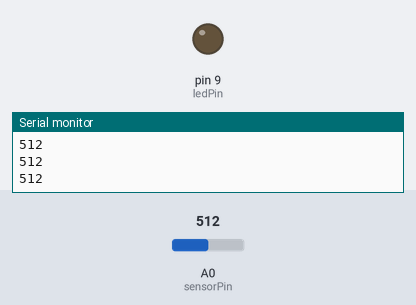
This sketch was run on a simulated Arduino Uno, built with avr-gcc and run on an emulated ATmega328P. On the bench: output pins drawn as LEDs (lit = HIGH), the last lines printed to the serial monitor. The test bench sets the inputs (shaded band); at power-on: A0 (sensorPin) = 512.

Above: at 1.2 s.
1.3 s: A0 (sensorPin) set to 588
2.8 s: A0 (sensorPin) set to 613
At 4.0 s:
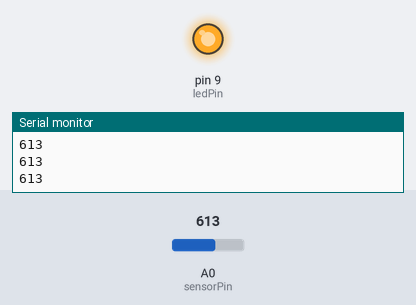
4.3 s: A0 (sensorPin) set to 590
At 5.3 s:
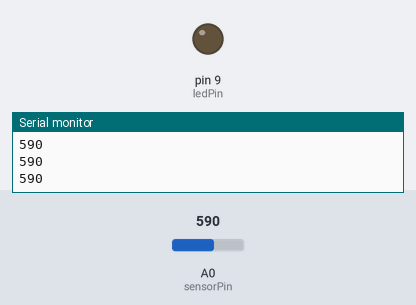
5.8 s: A0 (sensorPin) set to 610
At 6.6 s:
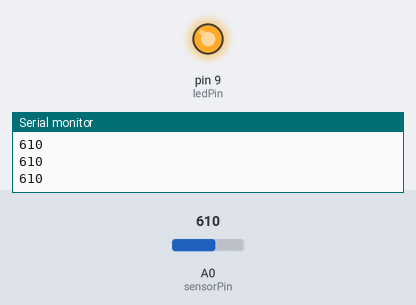
Timing chart, 0 to 8.3 s (numbered marks = the images above; inputs shaded):
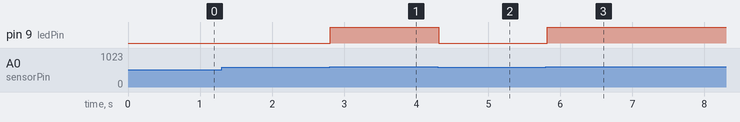

The sketch:

Oolamp.ino
```cpp
const int sensorPin = A0;  // Fotoresistor A0-l
const int ledPin = 9;      // LED pinil 9

void setup() {
  pinMode(ledPin, OUTPUT);     // Seadista LED väljundiks
  Serial.begin(9600);          // Alusta seriemonitori
}

void loop() {
  int lightLevel = analogRead(sensorPin);  // Loe fotoresistori väärtus

  Serial.println(lightLevel);  // Prindi valguse väärtus silumiseks

  if (lightLevel > 600) {      // Kui on pime (kõrgem väärtus)
    digitalWrite(ledPin, HIGH); // Lülita LED sisse
  } else {
    digitalWrite(ledPin, LOW);  // Lülita LED välja
  }

  delay(100);  // Väike viivitus
}
```

Measured:
- the behaviour switches between 600 and 601 on A0 (sensorPin) (found by bisection; images 0 and 1)
- after the input at 2.8 s, pin 9 (ledPin): LOW → HIGH at once
- after the input at 4.3 s, pin 9 (ledPin): HIGH → LOW at once
- after the input at 5.8 s, pin 9 (ledPin): LOW → HIGH at once
